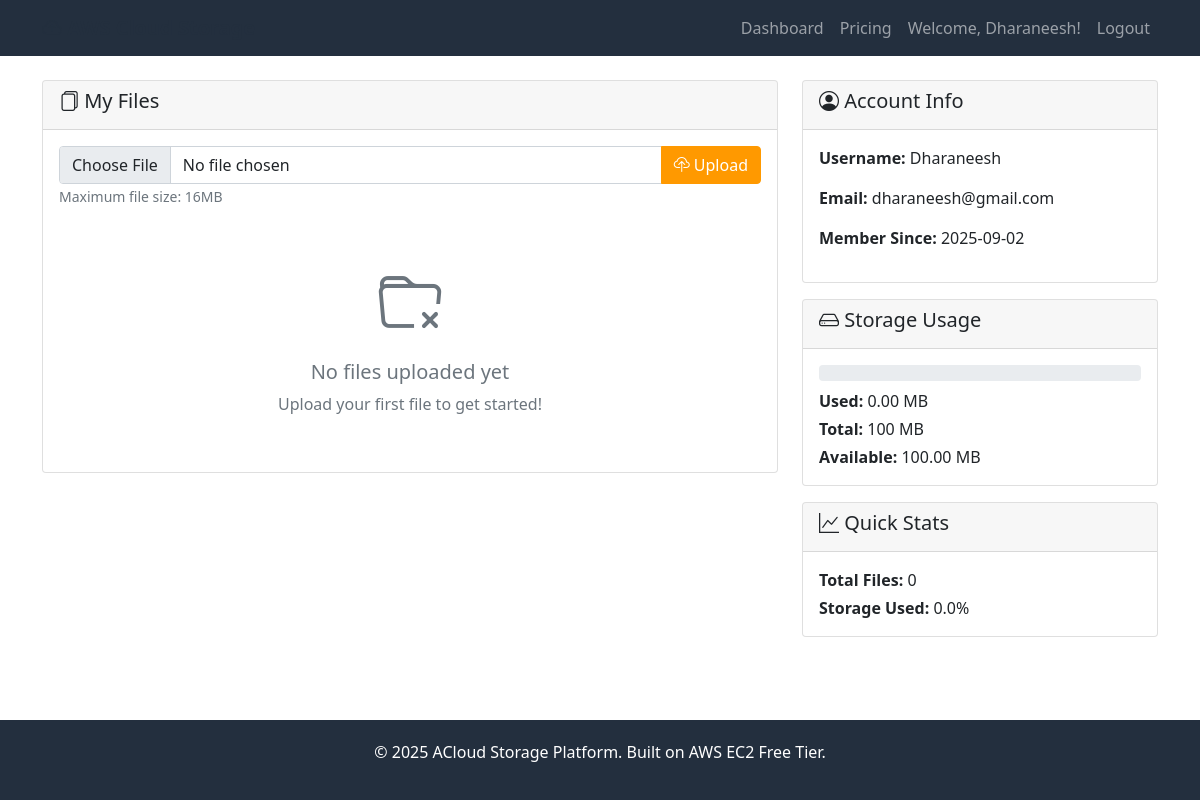
The app's page /dashboard (signed in) with its own data.
### tables this page shows
CREATE TABLE users (
            id INTEGER PRIMARY KEY AUTOINCREMENT,
            username TEXT UNIQUE NOT NULL,
            email TEXT UNIQUE NOT NULL,
            password_hash TEXT NOT NULL,
            created_at TIMESTAMP DEFAULT CURRENT_TIMESTAMP,
            storage_used INTEGER DEFAULT 0,
            storage_limit INTEGER DEFAULT 104857600
        );

### app.py (the view)
@app.route('/dashboard')
def dashboard():
    if 'user_id' not in session:
        return redirect(url_for('login'))
    conn = get_db_connection()
    user = conn.execute('SELECT * FROM users WHERE id = ?', (session['user_id'],)).fetchone()
    files = conn.execute(
        'SELECT * FROM files WHERE user_id = ? ORDER BY upload_date DESC',
        (session['user_id'],)
    ).fetchall()
    conn.close()
    storage_percentage = (user['storage_used'] / user['storage_limit']) * 100
    return render_template('dashboard.html',
                         user=user,
                         files=files,
                         storage_percentage=storage_percentage)

### app.py (called while the page is built)
def get_db_connection():
    conn = sqlite3.connect('cloud_storage.db')
    conn.row_factory = sqlite3.Row
    return conn

### templates/dashboard.html (shortened to what this page needs)
{% extends "base.html" %}
{% block content %}
<div class="row">
    <div class="col-md-8">
        <div class="card">
            <div class="card-header">
                <h5><i class="bi bi-files"></i> My Files</h5>
            </div>
            <div class="card-body">
                <form method="POST" action="{{ url_for('upload_file') }}" enctype="multipart/form-data" class="mb-4">
                    <div class="input-group">
                        <input type="file" class="form-control" name="file" required>
                        <button type="submit" class="btn btn-aws">
                            <i class="bi bi-cloud-upload"></i> Upload
                        </button>
                    </div>
                    <small class="text-muted">Maximum file size: 16MB</small>
                </form>
                {% if files %}
                    <div class="table-responsive">
                        <table class="table table-striped">
                            <thead>
                                <tr>
                                    <th>File Name</th>
                                    <th>Size</th>
                                    <th>Upload Date</th>
                                    <th>Actions</th>
                                </tr>
                            </thead>
                            <tbody>
                                {% for file in files %}
                                <tr>
                                    <td>
                                        <i class="bi bi-file-earmark"></i>
                                        {{ file.original_filename }}
                                    </td>
                                    <td>{{ "%.2f"|format(file.file_size / 1024 / 1024) }} MB</td>
                                    <td>{{ file.upload_date }}</td>
                                    <td>
                                        <a href="{{ url_for('download_file', file_id=file.id) }}"
                                           class="btn btn-sm btn-outline-primary">
                                            <i class="bi bi-download"></i>
                                        </a>
                                        <a href="{{ url_for('delete_file', file_id=file.id) }}"
                                           class="btn btn-sm btn-outline-danger"
                                           onclick="return confirm('Are you sure you want to delete this file?')">
                                            <i class="bi bi-trash"></i>
                                        </a>
                                    </td>
                                </tr>
                                {% endfor %}
                            </tbody>
                        </table>
                    </div>
                {% else %}
                    <div class="text-center py-4">
                        <i class="bi bi-folder-x text-muted" style="font-size: 4rem;"></i>
                        <h5 class="text-muted mt-2">No files uploaded yet</h5>
                        <p class="text-muted">Upload your first file to get started!</p>
                    </div>
                {% endif %}
            </div>
        </div>
    </div>
    <div class="col-md-4">
        <div class="card">
            <div class="card-header">
                <h5><i class="bi bi-person-circle"></i> Account Info</h5>
            </div>
            <div class="card-body">
                <p><strong>Username:</strong> {{ user.username }}</p>
                <p><strong>Email:</strong> {{ user.email }}</p>
                <p><strong>Member Since:</strong> {{ user.created_at.split(' ')[0] }}</p>
            </div>
        </div>
        <div class="card mt-3">
            <div class="card-header">
                <h5><i class="bi bi-hdd"></i> Storage Usage</h5>
            </div>
            <div class="card-body">
                <div class="progress mb-2">
                </div>
                <p class="mb-1">
                    <strong>Used:</strong> {{ "%.2f"|format(user.storage_used / 1024 / 1024) }} MB
                </p>
                <p class="mb-1">
                    <strong>Total:</strong> {{ "%.0f"|format(user.storage_limit / 1024 / 1024) }} MB
                </p>
                <p class="mb-0">
                    <strong>Available:</strong> {{ "%.2f"|format((user.storage_limit - user.storage_used) / 1024 / 1024) }} MB
                </p>
            </div>
        </div>
        <div class="card mt-3">
            <div class="card-header">
                <h5><i class="bi bi-graph-up"></i> Quick Stats</h5>
            </div>
            <div class="card-body">
                <p class="mb-1"><strong>Total Files:</strong> {{ files|length }}</p>
                <p class="mb-0"><strong>Storage Used:</strong> {{ "%.1f"|format(storage_percentage) }}%</p>
            </div>
        </div>
    </div>
</div>
{% endblock %}

### templates/base.html (shortened to what this page needs)
<!DOCTYPE html>
<html lang="en">
<head>
    <link href="https://cdn.jsdelivr.net/npm/bootstrap@5.1.3/dist/css/bootstrap.min.css" rel="stylesheet">
    <link href="https://cdn.jsdelivr.net/npm/bootstrap-icons@1.7.2/font/bootstrap-icons.css" rel="stylesheet">
</head>
<body>
    <nav class="navbar navbar-expand-lg navbar-dark bg-aws">
        <div class="container">
            <a class="navbar-brand" href="{{ url_for('index') }}">
                <i class="bi bi-cloud-arrow-up"></i> AWS Cloud Storage
            </a>
            <div class="collapse navbar-collapse" id="navbarNav">
                <ul class="navbar-nav ms-auto">
                    {% if session.user_id %}
                        <li class="nav-item">
                            <a class="nav-link" href="{{ url_for('dashboard') }}">Dashboard</a>
                        </li>
                        <li class="nav-item">
                            <a class="nav-link" href="{{ url_for('pricing') }}">Pricing</a>
                        </li>
                        <li class="nav-item">
                            <span class="nav-link">Welcome, {{ session.username }}!</span>
                        </li>
                        <li class="nav-item">
                            <a class="nav-link" href="{{ url_for('logout') }}">Logout</a>
                        </li>
                    {% endif %}
                </ul>
            </div>
        </div>
    </nav>
    <div class="content">
        <div class="container mt-4">
            {% block content %}{% endblock %}
        </div>
    </div>
    <footer class="footer">
        <div class="container text-center">
            <p>&copy; 2025 ACloud Storage Platform. Built on AWS EC2 Free Tier.</p>
        </div>
    </footer>
</body>
</html>

### templates/base.html (style rules this page uses)
.navbar-brand { font-weight: bold; color: #232f3e !important; }
.bg-aws { background-color: #232f3e; }
.btn-aws { background-color: #ff9900; border-color: #ff9900; color: white; }
.footer { background-color: #232f3e; color: white; padding: 20px 0; margin-top: auto; }
body { display: flex; flex-direction: column; min-height: 100vh; }
.content { flex: 1; }

### records on screen
users: username "Dharaneesh", email "dharaneesh@gmail.com", created_at "2025-09-02", user.storage_used/1024/1024 "0.00", user.storage_limit/1024/1024 "100", (user.storage_limit-user.storage_used)/1024/1024 "100.00"

### other values on screen
{{ files|length }} "0"
{{ "%.1f"|format(storage_percentage) }} "0.0"
